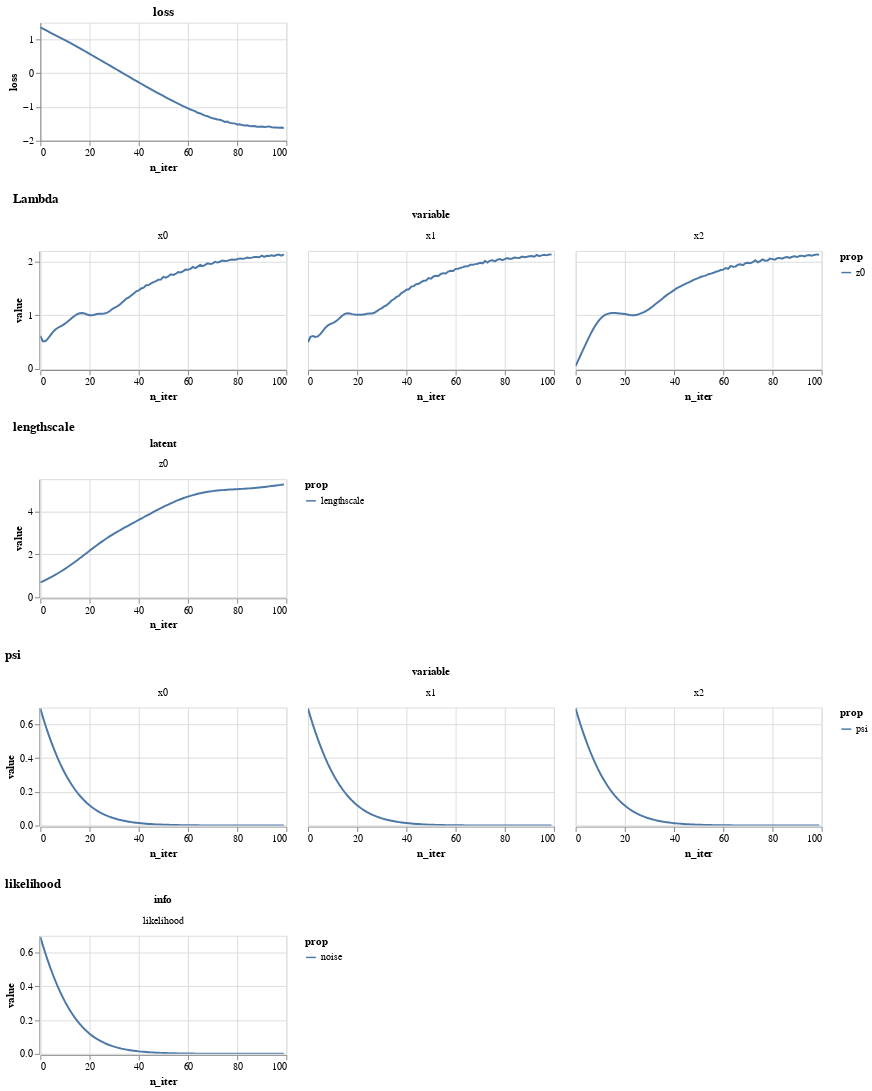

The notebook cell this image was saved under:
### Code cell
l.plot_progress()

### Figure 1 — Vega-Lite specification as saved in the notebook (floating-point values rounded to 4 significant figures; data arrays with more than 128 entries replaced by an {"elided": "..."} marker saying what was removed)
{"config": {"view": {"continuousWidth": 400, "continuousHeight": 300}}, "vconcat": [{"data": {"name": "data-892b23d6cd35c7911b2516cdedb18bc4"}, "mark": "line", "encoding": {"x": {"field": "n_iter", "type": "quantitative"}, "y": {"field": "loss", "type": "quantitative"}}, "height": 120, "selection": {"selector001": {"type": "interval", "bind": "scales", "encodings": ["x"]}}, "title": "loss", "width": 250}, {"data": {"name": "data-8515edd5e637866e629669efc72a50f3"}, "mark": "line", "encoding": {"color": {"field": "prop", "type": "nominal"}, "facet": {"field": "variable", "type": "nominal"}, "x": {"field": "n_iter", "type": "quantitative"}, "y": {"field": "value", "type": "quantitative"}}, "height": 120, "selection": {"selector001": {"type": "interval", "bind": "scales", "encodings": ["x"]}}, "title": "Lambda", "width": 250}, {"data": {"name": "data-0d8cf3737bcc268b20e9628d5bb4fee4"}, "mark": "line", "encoding": {"color": {"field": "prop", "type": "nominal"}, "facet": {"field": "latent", "type": "nominal"}, "x": {"field": "n_iter", "type": "quantitative"}, "y": {"field": "value", "type": "quantitative"}}, "height": 120, "selection": {"selector001": {"type": "interval", "bind": "scales", "encodings": ["x"]}}, "title": "lengthscale", "width": 250}, {"data": {"name": "data-0b1b3966d787af2c15266f2dabda4c39"}, "mark": "line", "encoding": {"color": {"field": "prop", "type": "nominal"}, "facet": {"field": "variable", "type": "nominal"}, "x": {"field": "n_iter", "type": "quantitative"}, "y": {"field": "value", "type": "quantitative"}}, "height": 120, "selection": {"selector001": {"type": "interval", "bind": "scales", "encodings": ["x"]}}, "title": "psi", "width": 250}, {"data": {"name": "data-fb3183a3882810589d4ad5bc5ee67830"}, "mark": "line", "encoding": {"color": {"field": "prop", "type": "nominal"}, "facet": {"field": "info", "type": "nominal"}, "x": {"field": "n_iter", "type": "quantitative"}, "y": {"field": "value", "type": "quantitative"}}, "height": 120, "selection": {"selector001": {"type": "interval", "bind": "scales", "encodings": ["x"]}}, "title": "likelihood", "width": 250}], "resolve": {"scale": {"color": "independent"}}, "$schema": "https://vega.github.io/schema/vega-lite/v4.17.0.json", "datasets": {"data-892b23d6cd35c7911b2516cdedb18bc4": [{"loss": 1.362, "n_iter": 0}, {"loss": 1.325, "n_iter": 1}, {"loss": 1.287, "n_iter": 2}, {"loss": 1.247, "n_iter": 3}, {"loss": 1.206, "n_iter": 4}, {"loss": 1.167, "n_iter": 5}, {"loss": 1.128, "n_iter": 6}, {"loss": 1.091, "n_iter": 7}, {"loss": 1.054, "n_iter": 8}, {"loss": 1.018, "n_iter": 9}, {"loss": 0.9812, "n_iter": 10}, {"loss": 0.9437, "n_iter": 11}, {"loss": 0.9051, "n_iter": 12}, {"loss": 0.8655, "n_iter": 13}, {"loss": 0.8252, "n_iter": 14}, {"loss": 0.7845, "n_iter": 15}, {"loss": 0.7432, "n_iter": 16}, {"loss": 0.7014, "n_iter": 17}, {"loss": 0.6593, "n_iter": 18}, {"loss": 0.6172, "n_iter": 19}, {"loss": 0.5752, "n_iter": 20}, {"loss": 0.5332, "n_iter": 21}, {"loss": 0.4912, "n_iter": 22}, {"loss": 0.4494, "n_iter": 23}, {"loss": 0.4076, "n_iter": 24}, {"loss": 0.3656, "n_iter": 25}, {"loss": 0.3235, "n_iter": 26}, {"loss": 0.2812, "n_iter": 27}, {"loss": 0.2386, "n_iter": 28}, {"loss": 0.1959, "n_iter": 29}, {"loss": 0.1532, "n_iter": 30}, {"loss": 0.1103, "n_iter": 31}, {"loss": 0.06757, "n_iter": 32}, {"loss": 0.02481, "n_iter": 33}, {"loss": -0.01775, "n_iter": 34}, {"loss": -0.06019, "n_iter": 35}, {"loss": -0.1025, "n_iter": 36}, {"loss": -0.1446, "n_iter": 37}, {"loss": -0.1867, "n_iter": 38}, {"loss": -0.2285, "n_iter": 39}, {"loss": -0.2702, "n_iter": 40}, {"loss": -0.3115, "n_iter": 41}, {"loss": -0.3529, "n_iter": 42}, {"loss": -0.3941, "n_iter": 43}, {"loss": -0.4352, "n_iter": 44}, {"loss": -0.476, "n_iter": 45}, {"loss": -0.5166, "n_iter": 46}, {"loss": -0.5567, "n_iter": 47}, {"loss": -0.5963, "n_iter": 48}, {"loss": -0.6348, "n_iter": 49}, {"loss": -0.6725, "n_iter": 50}, {"loss": -0.7131, "n_iter": 51}, {"loss": -0.7523, "n_iter": 52}, {"loss": -0.7877, "n_iter": 53}, {"loss": -0.8272, "n_iter": 54}, {"loss": -0.8646, "n_iter": 55}, {"loss": -0.8987, "n_iter": 56}, {"loss": -0.9369, "n_iter": 57}, {"loss": -0.9727, "n_iter": 58}, {"loss": -1.005, "n_iter": 59}, {"loss": -1.04, "n_iter": 60}, {"loss": -1.075, "n_iter": 61}, {"loss": -1.099, "n_iter": 62}, {"loss": -1.131, "n_iter": 63}, {"loss": -1.171, "n_iter": 64}, {"loss": -1.192, "n_iter": 65}, {"loss": -1.224, "n_iter": 66}, {"loss": -1.258, "n_iter": 67}, {"loss": -1.275, "n_iter": 68}, {"loss": -1.31, "n_iter": 69}, {"loss": -1.334, "n_iter": 70}, {"loss": -1.348, "n_iter": 71}, {"loss": -1.372, "n_iter": 72}, {"loss": -1.378, "n_iter": 73}, {"loss": -1.406, "n_iter": 74}, {"loss": -1.442, "n_iter": 75}, {"loss": -1.432, "n_iter": 76}, {"loss": -1.472, "n_iter": 77}, {"loss": -1.481, "n_iter": 78}, {"loss": -1.486, "n_iter": 79}, {"loss": -1.52, "n_iter": 80}, {"loss": -1.511, "n_iter": 81}, {"loss": -1.534, "n_iter": 82}, {"loss": -1.547, "n_iter": 83}, {"loss": -1.54, "n_iter": 84}, {"loss": -1.565, "n_iter": 85}, {"loss": -1.568, "n_iter": 86}, {"loss": -1.564, "n_iter": 87}, {"loss": -1.584, "n_iter": 88}, {"loss": -1.585, "n_iter": 89}, {"loss": -1.577, "n_iter": 90}, {"loss": -1.592, "n_iter": 91}, {"loss": -1.588, "n_iter": 92}, {"loss": -1.576, "n_iter": 93}, {"loss": -1.6, "n_iter": 94}, {"loss": -1.608, "n_iter": 95}, {"loss": -1.608, "n_iter": 96}, {"loss": -1.615, "n_iter": 97}, {"loss": -1.609, "n_iter": 98}, {"loss": -1.628, "n_iter": 99}], "data-8515edd5e637866e629669efc72a50f3": {"elided": "300 records"}, "data-0d8cf3737bcc268b20e9628d5bb4fee4": [{"latent": "z0", "n_iter": 0, "prop": "lengthscale", "value": 0.6931}, {"latent": "z0", "n_iter": 1, "prop": "lengthscale", "value": 0.7444}, {"latent": "z0", "n_iter": 2, "prop": "lengthscale", "value": 0.7982}, {"latent": "z0", "n_iter": 3, "prop": "lengthscale", "value": 0.8546}, {"latent": "z0", "n_iter": 4, "prop": "lengthscale", "value": 0.9136}, {"latent": "z0", "n_iter": 5, "prop": "lengthscale", "value": 0.9753}, {"latent": "z0", "n_iter": 6, "prop": "lengthscale", "value": 1.04}, {"latent": "z0", "n_iter": 7, "prop": "lengthscale", "value": 1.107}, {"latent": "z0", "n_iter": 8, "prop": "lengthscale", "value": 1.177}, {"latent": "z0", "n_iter": 9, "prop": "lengthscale", "value": 1.249}, {"latent": "z0", "n_iter": 10, "prop": "lengthscale", "value": 1.324}, {"latent": "z0", "n_iter": 11, "prop": "lengthscale", "value": 1.401}, {"latent": "z0", "n_iter": 12, "prop": "lengthscale", "value": 1.48}, {"latent": "z0", "n_iter": 13, "prop": "lengthscale", "value": 1.561}, {"latent": "z0", "n_iter": 14, "prop": "lengthscale", "value": 1.644}, {"latent": "z0", "n_iter": 15, "prop": "lengthscale", "value": 1.728}, {"latent": "z0", "n_iter": 16, "prop": "lengthscale", "value": 1.814}, {"latent": "z0", "n_iter": 17, "prop": "lengthscale", "value": 1.902}, {"latent": "z0", "n_iter": 18, "prop": "lengthscale", "value": 1.99}, {"latent": "z0", "n_iter": 19, "prop": "lengthscale", "value": 2.078}, {"latent": "z0", "n_iter": 20, "prop": "lengthscale", "value": 2.166}, {"latent": "z0", "n_iter": 21, "prop": "lengthscale", "value": 2.254}, {"latent": "z0", "n_iter": 22, "prop": "lengthscale", "value": 2.34}, {"latent": "z0", "n_iter": 23, "prop": "lengthscale", "value": 2.426}, {"latent": "z0", "n_iter": 24, "prop": "lengthscale", "value": 2.51}, {"latent": "z0", "n_iter": 25, "prop": "lengthscale", "value": 2.592}, {"latent": "z0", "n_iter": 26, "prop": "lengthscale", "value": 2.671}, {"latent": "z0", "n_iter": 27, "prop": "lengthscale", "value": 2.749}, {"latent": "z0", "n_iter": 28, "prop": "lengthscale", "value": 2.823}, {"latent": "z0", "n_iter": 29, "prop": "lengthscale", "value": 2.896}, {"latent": "z0", "n_iter": 30, "prop": "lengthscale", "value": 2.966}, {"latent": "z0", "n_iter": 31, "prop": "lengthscale", "value": 3.034}, {"latent": "z0", "n_iter": 32, "prop": "lengthscale", "value": 3.1}, {"latent": "z0", "n_iter": 33, "prop": "lengthscale", "value": 3.165}, {"latent": "z0", "n_iter": 34, "prop": "lengthscale", "value": 3.229}, {"latent": "z0", "n_iter": 35, "prop": "lengthscale", "value": 3.292}, {"latent": "z0", "n_iter": 36, "prop": "lengthscale", "value": 3.355}, {"latent": "z0", "n_iter": 37, "prop": "lengthscale", "value": 3.417}, {"latent": "z0", "n_iter": 38, "prop": "lengthscale", "value": 3.479}, {"latent": "z0", "n_iter": 39, "prop": "lengthscale", "value": 3.541}, {"latent": "z0", "n_iter": 40, "prop": "lengthscale", "value": 3.604}, {"latent": "z0", "n_iter": 41, "prop": "lengthscale", "value": 3.666}, {"latent": "z0", "n_iter": 42, "prop": "lengthscale", "value": 3.728}, {"latent": "z0", "n_iter": 43, "prop": "lengthscale", "value": 3.79}, {"latent": "z0", "n_iter": 44, "prop": "lengthscale", "value": 3.852}, {"latent": "z0", "n_iter": 45, "prop": "lengthscale", "value": 3.913}, {"latent": "z0", "n_iter": 46, "prop": "lengthscale", "value": 3.974}, {"latent": "z0", "n_iter": 47, "prop": "lengthscale", "value": 4.034}, {"latent": "z0", "n_iter": 48, "prop": "lengthscale", "value": 4.094}, {"latent": "z0", "n_iter": 49, "prop": "lengthscale", "value": 4.152}, {"latent": "z0", "n_iter": 50, "prop": "lengthscale", "value": 4.21}, {"latent": "z0", "n_iter": 51, "prop": "lengthscale", "value": 4.266}, {"latent": "z0", "n_iter": 52, "prop": "lengthscale", "value": 4.321}, {"latent": "z0", "n_iter": 53, "prop": "lengthscale", "value": 4.374}, {"latent": "z0", "n_iter": 54, "prop": "lengthscale", "value": 4.426}, {"latent": "z0", "n_iter": 55, "prop": "lengthscale", "value": 4.475}, {"latent": "z0", "n_iter": 56, "prop": "lengthscale", "value": 4.523}, {"latent": "z0", "n_iter": 57, "prop": "lengthscale", "value": 4.568}, {"latent": "z0", "n_iter": 58, "prop": "lengthscale", "value": 4.611}, {"latent": "z0", "n_iter": 59, "prop": "lengthscale", "value": 4.652}, {"latent": "z0", "n_iter": 60, "prop": "lengthscale", "value": 4.69}, {"latent": "z0", "n_iter": 61, "prop": "lengthscale", "value": 4.726}, {"latent": "z0", "n_iter": 62, "prop": "lengthscale", "value": 4.76}, {"latent": "z0", "n_iter": 63, "prop": "lengthscale", "value": 4.791}, {"latent": "z0", "n_iter": 64, "prop": "lengthscale", "value": 4.82}, {"latent": "z0", "n_iter": 65, "prop": "lengthscale", "value": 4.846}, {"latent": "z0", "n_iter": 66, "prop": "lengthscale", "value": 4.87}, {"latent": "z0", "n_iter": 67, "prop": "lengthscale", "value": 4.892}, {"latent": "z0", "n_iter": 68, "prop": "lengthscale", "value": 4.912}, {"latent": "z0", "n_iter": 69, "prop": "lengthscale", "value": 4.93}, {"latent": "z0", "n_iter": 70, "prop": "lengthscale", "value": 4.945}, {"latent": "z0", "n_iter": 71, "prop": "lengthscale", "value": 4.959}, {"latent": "z0", "n_iter": 72, "prop": "lengthscale", "value": 4.971}, {"latent": "z0", "n_iter": 73, "prop": "lengthscale", "value": 4.982}, {"latent": "z0", "n_iter": 74, "prop": "lengthscale", "value": 4.992}, {"latent": "z0", "n_iter": 75, "prop": "lengthscale", "value": 5.001}, {"latent": "z0", "n_iter": 76, "prop": "lengthscale", "value": 5.008}, {"latent": "z0", "n_iter": 77, "prop": "lengthscale", "value": 5.016}, {"latent": "z0", "n_iter": 78, "prop": "lengthscale", "value": 5.023}, {"latent": "z0", "n_iter": 79, "prop": "lengthscale", "value": 5.029}, {"latent": "z0", "n_iter": 80, "prop": "lengthscale", "value": 5.036}, {"latent": "z0", "n_iter": 81, "prop": "lengthscale", "value": 5.042}, {"latent": "z0", "n_iter": 82, "prop": "lengthscale", "value": 5.049}, {"latent": "z0", "n_iter": 83, "prop": "lengthscale", "value": 5.057}, {"latent": "z0", "n_iter": 84, "prop": "lengthscale", "value": 5.065}, {"latent": "z0", "n_iter": 85, "prop": "lengthscale", "value": 5.073}, {"latent": "z0", "n_iter": 86, "prop": "lengthscale", "value": 5.082}, {"latent": "z0", "n_iter": 87, "prop": "lengthscale", "value": 5.092}, {"latent": "z0", "n_iter": 88, "prop": "lengthscale", "value": 5.103}, {"latent": "z0", "n_iter": 89, "prop": "lengthscale", "value": 5.114}, {"latent": "z0", "n_iter": 90, "prop": "lengthscale", "value": 5.126}, {"latent": "z0", "n_iter": 91, "prop": "lengthscale", "value": 5.139}, {"latent": "z0", "n_iter": 92, "prop": "lengthscale", "value": 5.152}, {"latent": "z0", "n_iter": 93, "prop": "lengthscale", "value": 5.166}, {"latent": "z0", "n_iter": 94, "prop": "lengthscale", "value": 5.18}, {"latent": "z0", "n_iter": 95, "prop": "lengthscale", "value": 5.195}, {"latent": "z0", "n_iter": 96, "prop": "lengthscale", "value": 5.209}, {"latent": "z0", "n_iter": 97, "prop": "lengthscale", "value": 5.224}, {"latent": "z0", "n_iter": 98, "prop": "lengthscale", "value": 5.239}, {"latent": "z0", "n_iter": 99, "prop": "lengthscale", "value": 5.254}], "data-0b1b3966d787af2c15266f2dabda4c39": {"elided": "300 records"}, "data-fb3183a3882810589d4ad5bc5ee67830": [{"info": "likelihood", "n_iter": 0, "prop": "noise", "value": 0.6932}, {"info": "likelihood", "n_iter": 1, "prop": "noise", "value": 0.6445}, {"info": "likelihood", "n_iter": 2, "prop": "noise", "value": 0.5982}, {"info": "likelihood", "n_iter": 3, "prop": "noise", "value": 0.5543}, {"info": "likelihood", "n_iter": 4, "prop": "noise", "value": 0.5127}, {"info": "likelihood", "n_iter": 5, "prop": "noise", "value": 0.4734}, {"info": "likelihood", "n_iter": 6, "prop": "noise", "value": 0.4364}, {"info": "likelihood", "n_iter": 7, "prop": "noise", "value": 0.4015}, {"info": "likelihood", "n_iter": 8, "prop": "noise", "value": 0.3689}, {"info": "likelihood", "n_iter": 9, "prop": "noise", "value": 0.3383}, {"info": "likelihood", "n_iter": 10, "prop": "noise", "value": 0.3098}, {"info": "likelihood", "n_iter": 11, "prop": "noise", "value": 0.2833}, {"info": "likelihood", "n_iter": 12, "prop": "noise", "value": 0.2587}, {"info": "likelihood", "n_iter": 13, "prop": "noise", "value": 0.2359}, {"info": "likelihood", "n_iter": 14, "prop": "noise", "value": 0.2148}, {"info": "likelihood", "n_iter": 15, "prop": "noise", "value": 0.1954}, {"info": "likelihood", "n_iter": 16, "prop": "noise", "value": 0.1775}, {"info": "likelihood", "n_iter": 17, "prop": "noise", "value": 0.1611}, {"info": "likelihood", "n_iter": 18, "prop": "noise", "value": 0.1461}, {"info": "likelihood", "n_iter": 19, "prop": "noise", "value": 0.1323}, {"info": "likelihood", "n_iter": 20, "prop": "noise", "value": 0.1197}, {"info": "likelihood", "n_iter": 21, "prop": "noise", "value": 0.1083}, {"info": "likelihood", "n_iter": 22, "prop": "noise", "value": 0.09785}, {"info": "likelihood", "n_iter": 23, "prop": "noise", "value": 0.08836}, {"info": "likelihood", "n_iter": 24, "prop": "noise", "value": 0.07975}, {"info": "likelihood", "n_iter": 25, "prop": "noise", "value": 0.07193}, {"info": "likelihood", "n_iter": 26, "prop": "noise", "value": 0.06486}, {"info": "likelihood", "n_iter": 27, "prop": "noise", "value": 0.05845}, {"info": "likelihood", "n_iter": 28, "prop": "noise", "value": 0.05266}, {"info": "likelihood", "n_iter": 29, "prop": "noise", "value": 0.04742}, {"info": "likelihood", "n_iter": 30, "prop": "noise", "value": 0.0427}, {"info": "likelihood", "n_iter": 31, "prop": "noise", "value": 0.03843}, {"info": "likelihood", "n_iter": 32, "prop": "noise", "value": 0.03459}, {"info": "likelihood", "n_iter": 33, "prop": "noise", "value": 0.03112}, {"info": "likelihood", "n_iter": 34, "prop": "noise", "value": 0.028}, {"info": "likelihood", "n_iter": 35, "prop": "noise", "value": 0.02519}, {"info": "likelihood", "n_iter": 36, "prop": "noise", "value": 0.02266}, {"info": "likelihood", "n_iter": 37, "prop": "noise", "value": 0.02039}, {"info": "likelihood", "n_iter": 38, "prop": "noise", "value": 0.01834}, {"info": "likelihood", "n_iter": 39, "prop": "noise", "value": 0.0165}, {"info": "likelihood", "n_iter": 40, "prop": "noise", "value": 0.01484}, {"info": "likelihood", "n_iter": 41, "prop": "noise", "value": 0.01336}, {"info": "likelihood", "n_iter": 42, "prop": "noise", "value": 0.01202}, {"info": "likelihood", "n_iter": 43, "prop": "noise", "value": 0.01082}, {"info": "likelihood", "n_iter": 44, "prop": "noise", "value": 0.009743}, {"info": "likelihood", "n_iter": 45, "prop": "noise", "value": 0.008774}, {"info": "likelihood", "n_iter": 46, "prop": "noise", "value": 0.007903}, {"info": "likelihood", "n_iter": 47, "prop": "noise", "value": 0.007121}, {"info": "likelihood", "n_iter": 48, "prop": "noise", "value": 0.006419}, {"info": "likelihood", "n_iter": 49, "prop": "noise", "value": 0.005789}, {"info": "likelihood", "n_iter": 50, "prop": "noise", "value": 0.005222}, {"info": "likelihood", "n_iter": 51, "prop": "noise", "value": 0.004714}, {"info": "likelihood", "n_iter": 52, "prop": "noise", "value": 0.004257}, {"info": "likelihood", "n_iter": 53, "prop": "noise", "value": 0.003847}, {"info": "likelihood", "n_iter": 54, "prop": "noise", "value": 0.003478}, {"info": "likelihood", "n_iter": 55, "prop": "noise", "value": 0.003147}, {"info": "likelihood", "n_iter": 56, "prop": "noise", "value": 0.002849}, {"info": "likelihood", "n_iter": 57, "prop": "noise", "value": 0.002582}, {"info": "likelihood", "n_iter": 58, "prop": "noise", "value": 0.002342}, {"info": "likelihood", "n_iter": 59, "prop": "noise", "value": 0.002126}, {"info": "likelihood", "n_iter": 60, "prop": "noise", "value": 0.001932}, {"info": "likelihood", "n_iter": 61, "prop": "noise", "value": 0.001757}, {"info": "likelihood", "n_iter": 62, "prop": "noise", "value": 0.0016}, {"info": "likelihood", "n_iter": 63, "prop": "noise", "value": 0.001459}, {"info": "likelihood", "n_iter": 64, "prop": "noise", "value": 0.001333}, {"info": "likelihood", "n_iter": 65, "prop": "noise", "value": 0.001219}, {"info": "likelihood", "n_iter": 66, "prop": "noise", "value": 0.001117}, {"info": "likelihood", "n_iter": 67, "prop": "noise", "value": 0.001025}, {"info": "likelihood", "n_iter": 68, "prop": "noise", "value": 0.0009419}, {"info": "likelihood", "n_iter": 69, "prop": "noise", "value": 0.0008675}, {"info": "likelihood", "n_iter": 70, "prop": "noise", "value": 0.0008004}, {"info": "likelihood", "n_iter": 71, "prop": "noise", "value": 0.00074}, {"info": "likelihood", "n_iter": 72, "prop": "noise", "value": 0.0006857}, {"info": "likelihood", "n_iter": 73, "prop": "noise", "value": 0.000637}, {"info": "likelihood", "n_iter": 74, "prop": "noise", "value": 0.0005933}, {"info": "likelihood", "n_iter": 75, "prop": "noise", "value": 0.000554}, {"info": "likelihood", "n_iter": 76, "prop": "noise", "value": 0.0005186}, {"info": "likelihood", "n_iter": 77, "prop": "noise", "value": 0.0004868}, {"info": "likelihood", "n_iter": 78, "prop": "noise", "value": 0.0004581}, {"info": "likelihood", "n_iter": 79, "prop": "noise", "value": 0.0004322}, {"info": "likelihood", "n_iter": 80, "prop": "noise", "value": 0.000409}, {"info": "likelihood", "n_iter": 81, "prop": "noise", "value": 0.0003879}, {"info": "likelihood", "n_iter": 82, "prop": "noise", "value": 0.0003689}, {"info": "likelihood", "n_iter": 83, "prop": "noise", "value": 0.0003518}, {"info": "likelihood", "n_iter": 84, "prop": "noise", "value": 0.0003362}, {"info": "likelihood", "n_iter": 85, "prop": "noise", "value": 0.0003222}, {"info": "likelihood", "n_iter": 86, "prop": "noise", "value": 0.0003094}, {"info": "likelihood", "n_iter": 87, "prop": "noise", "value": 0.0002979}, {"info": "likelihood", "n_iter": 88, "prop": "noise", "value": 0.0002875}, {"info": "likelihood", "n_iter": 89, "prop": "noise", "value": 0.000278}, {"info": "likelihood", "n_iter": 90, "prop": "noise", "value": 0.0002694}, {"info": "likelihood", "n_iter": 91, "prop": "noise", "value": 0.0002615}, {"info": "likelihood", "n_iter": 92, "prop": "noise", "value": 0.0002544}, {"info": "likelihood", "n_iter": 93, "prop": "noise", "value": 0.0002479}, {"info": "likelihood", "n_iter": 94, "prop": "noise", "value": 0.0002421}, {"info": "likelihood", "n_iter": 95, "prop": "noise", "value": 0.0002368}, {"info": "likelihood", "n_iter": 96, "prop": "noise", "value": 0.0002318}, {"info": "likelihood", "n_iter": 97, "prop": "noise", "value": 0.0002273}, {"info": "likelihood", "n_iter": 98, "prop": "noise", "value": 0.0002231}, {"info": "likelihood", "n_iter": 99, "prop": "noise", "value": 0.0002192}]}}
